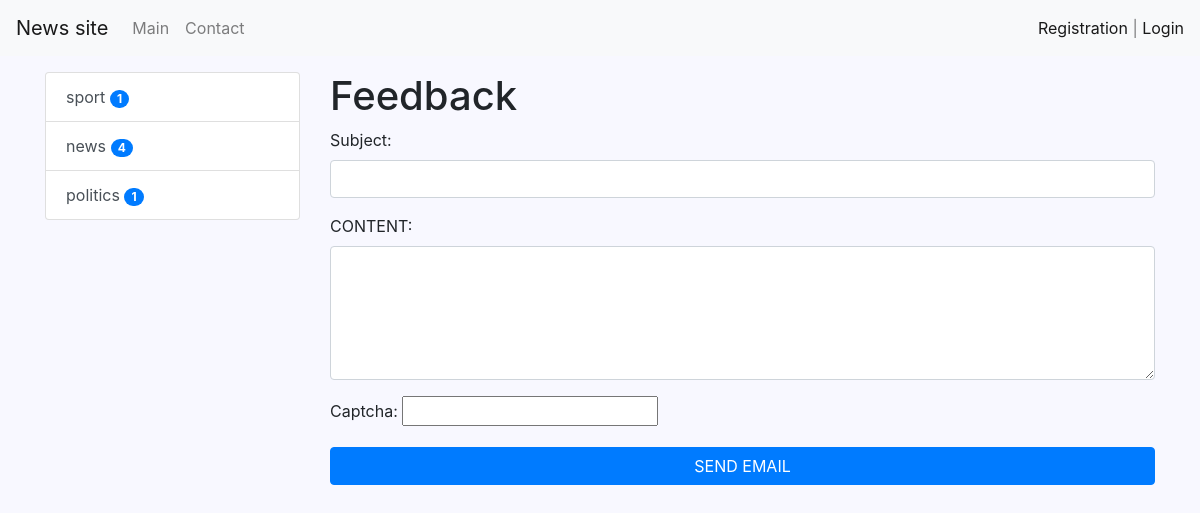
Page /contact/ on the committed database.
### news/models.py (models this page shows, shortened)
class Category(models.Model):
    title = models.CharField(max_length=150, db_index=True, verbose_name='Name category')
    def get_absolute_url(self):
        return reverse("category", kwargs={"category_id": self.pk})
    class Meta:
        verbose_name = 'Category'
        verbose_name_plural = 'All category'
        ordering = ['title']

### news/views.py (the view)
# urls.py: path('contact/', contact, name='contact'),
def contact(request):
    if request.method == 'POST':
        form = ContactForm(request.POST)
        if form.is_valid():
            mail = send_mail(form.cleaned_data['subject'], form.cleaned_data['content'], 'krava198383@ukr.net',
                      ['krava198383@gmail.com'], fail_silently=False)
            if mail:
                messages.success(request, "Email send")
                return redirect('contact')
            else:
                messages.error(request, "Error, mail not send")
        else:
            messages.error(request, "Error validation")
    else:
        form = ContactForm()
    return render(request, 'news/contact.html', {"form": form})

### news/forms.py
class ContactForm(forms.Form):
    subject = forms.CharField(max_length=150, label="Subject", widget=forms.TextInput(attrs={"class": "form-control"}))
    content = forms.CharField(label="CONTENT", required=False, widget=forms.Textarea(attrs={
        "class": "form-control",
        "rows": 5}))
    captcha = CaptchaField()

### news/templatetags/news_tags.py (called while the page is built)
@register.inclusion_tag('news/list_categories.html')
def show_categories(arg1='Hello', arg2='world'):
    categories = Category.objects.annotate(cnt=Count('news', filter=F('news__is_published'))).filter(cnt__gt=0) #'''all category with news'''
    return {"categories": categories, "arg1": arg1, "arg2": arg2}

### news/templates/news/contact.html (shortened to what this page needs)
{% extends 'base.html' %}
{% block sidebar %}
{% include 'inc/_sidebar.html' %}
{% endblock %}
{% block content %}
<H1>Feedback</H1>
<form method="post">
    {{ form.as_p }}
    <button type="submit" class="btn btn-primary btn-block">SEND EMAIL</button>
</form>
{% endblock %}

### news/templates/news/list_categories.html
<div class="list-group">
    {% for item in categories %}
    <a href="{{ item.get_absolute_url }}" class="list-group-item list-group-item-action">{{ item.title }}       <span class="badge badge-primary badge-pill">{{ item.cnt }}</span></a>
    {% endfor %}
</div>

### rows in the picture
Category: title "sport", cnt "1"
Category: title "news", cnt "4"
Category: title "politics", cnt "1"
